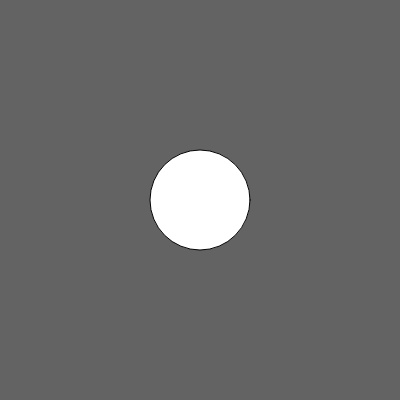
Frame 1 (no input)
Frame 60 (no input): identical to frame 1, image omitted
Frame 120 (the mouse pressed at the canvas centre since frame 60): identical to frame 1, image omitted

The p5.js sketch that drew this single still picture (run headless with seeded random() and noise() and a simulated clock; from frame 60 on, the mouse is pressed at the canvas centre):

// p5.js sketch
// ── sketch.js
function setup() {
  createCanvas(400, 400);
}

function draw() {
  background(99);
  circle(200,200,100)
}
